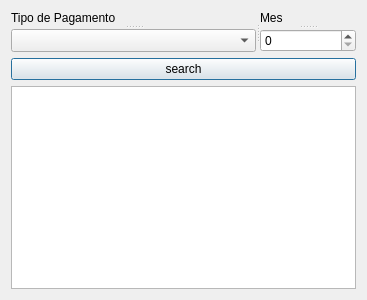
<?xml version="1.0" encoding="UTF-8"?>
<ui version="4.0">
 <class>JanelaConsultar</class>
 <widget class="QDialog" name="JanelaConsultar">
  <property name="geometry">
   <rect>
    <x>0</x>
    <y>0</y>
    <width>367</width>
    <height>300</height>
   </rect>
  </property>
  <property name="windowTitle">
   <string>Dialog</string>
  </property>
  <layout class="QVBoxLayout" name="verticalLayout">
   <item>
    <widget class="QSplitter" name="splitter_3">
     <property name="orientation">
      <enum>Qt::Horizontal</enum>
     </property>
     <widget class="QSplitter" name="splitter">
      <property name="orientation">
       <enum>Qt::Vertical</enum>
      </property>
      <widget class="QLabel" name="label">
       <property name="text">
        <string>Tipo de Pagamento</string>
       </property>
      </widget>
      <widget class="QComboBox" name="TypePayment"/>
     </widget>
     <widget class="QSplitter" name="mes">
      <property name="orientation">
       <enum>Qt::Vertical</enum>
      </property>
      <widget class="QLabel" name="label_2">
       <property name="text">
        <string>Mes</string>
       </property>
      </widget>
      <widget class="QSpinBox" name="mes_box"/>
     </widget>
    </widget>
   </item>
   <item>
    <widget class="QPushButton" name="search">
     <property name="text">
      <string>search</string>
     </property>
    </widget>
   </item>
   <item>
    <widget class="QListWidget" name="list"/>
   </item>
  </layout>
 </widget>
 <resources/>
 <connections/>
</ui>
